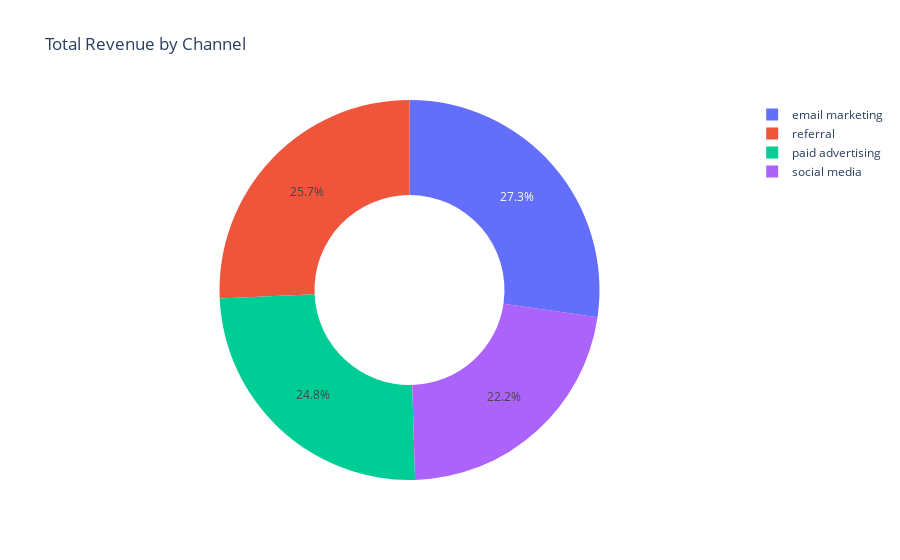

This figure's notebook cell:
### Code cell
revenue_by_channel = data.groupby('channel')['revenue'].sum().reset_index()

fig = px.pie(revenue_by_channel,
            values = 'revenue',
            names = 'channel',
            title = 'Total Revenue by Channel',
             hole = 0.5
            )

fig.show()

### Figure 1 — Plotly figure (JSON) as saved in the notebook; plotly's stock layout.template omitted (floating-point values rounded to 4 significant figures)
{"data": [{"domain": {"x": [0, 1], "y": [0, 1]}, "hole": 0.5, "hovertemplate": "channel=%{label}<br>revenue=%{value}<extra></extra>", "labels": ["email marketing", "paid advertising", "referral", "social media"], "legendgroup": "", "name": "", "showlegend": true, "type": "pie", "values": [604706, 548396, 569552, 492667]}], "layout": {"autosize": true, "legend": {"tracegroupgap": 0}, "title": {"text": "Total Revenue by Channel"}}}
